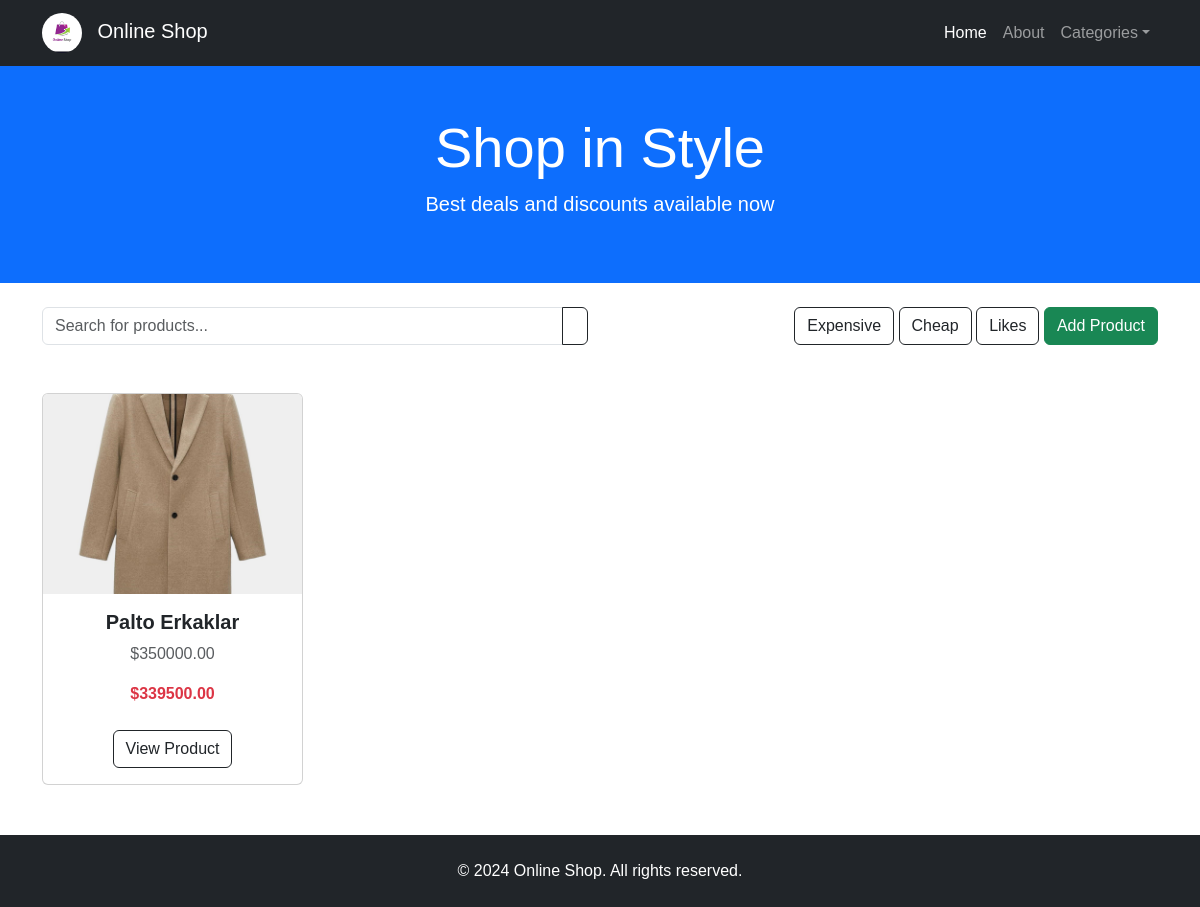
The page /shop/category/3/ on the database its author committed.
### shop/models.py (models this page shows, shortened)
class BaseModel(models.Model):
    created_at = models.DateTimeField(auto_now_add=True)
    updated_at = models.DateTimeField(auto_now=True)
    class Meta:
        abstract = True

class Product(BaseModel):
    class RatingChoice(models.IntegerChoices):
        ONE = 1
        TWO = 2
        THREE = 3
        FOUR = 4
        FIVE = 5
    name = models.CharField(max_length=255, unique=True)
    description = models.TextField(null=True, blank=True)
    price = models.DecimalField(max_digits=14, decimal_places=2)
    image = models.ImageField(upload_to='images/')
    discount = models.PositiveIntegerField(default=0)
    category = models.ForeignKey(Category, on_delete=models.CASCADE, related_name='products')
    rating = models.PositiveIntegerField(choices=RatingChoice.choices, default=RatingChoice.ONE.value)
    quantity = models.PositiveIntegerField(default=1)
    @property
    def discounted_price(self):
        if self.discount > 0:
            self.price = self.price * Decimal(1 - self.discount / 100)
        return Decimal(f'{self.price}').quantize(Decimal('0.00'))

### shop/views.py (the view)
# urls.py: path('category/<int:id>/', products_by_category, name='category_products'),
def products_by_category(request, id):
    category = Category.objects.filter(id = id).first()
    categories = Category.objects.all()
    products = Product.objects.filter(category=category)
    return render(request, 'shop/home.html', {'categories': categories, 'products': products, 'selected_category': category})

### shop/templates/shop/home.html (shortened to what this page needs)
{% load static %}
<!DOCTYPE html>
<html lang="en">
<head>
    <link href="https://cdn.jsdelivr.net/npm/bootstrap@5.3.0/dist/css/bootstrap.min.css" rel="stylesheet">
    <link href="{% static 'css/styles.css' %}" rel="stylesheet">
</head>
<body>
<nav class="navbar navbar-expand-lg navbar-dark bg-dark">
    <div class="container">
        <a class="navbar-brand" href="{% url 'index' %}">
            <img src="{% static 'shop/assets/logo.png' %}" alt="Logo" height="40" class="rounded-circle">
            Online Shop
        </a>
        <div class="collapse navbar-collapse" id="navbarNav">
            <ul class="navbar-nav ms-auto">
                <li class="nav-item"><a class="nav-link active" href="{% url 'index' %}">Home</a></li>
                <li class="nav-item"><a class="nav-link" href="#">About</a></li>
                <li class="nav-item dropdown">
                    <a class="nav-link dropdown-toggle" href="#" data-bs-toggle="dropdown">Categories</a>
                </li>
            </ul>
        </div>
    </div>
</nav>
<header class="bg-primary text-white text-center py-5">
    <div class="container">
        <h1 class="display-4">Shop in Style</h1>
        <p class="lead">Best deals and discounts available now</p>
    </div>
</header>
<div class="container mt-4">
    <div class="row">
        <div class="col-md-6">
            <form class="input-group">
                <input type="text" name="q" class="form-control" placeholder="Search for products...">
                <button class="btn btn-outline-dark" type="submit">
                </button>
            </form>
        </div>
        <div class="col-md-6 text-md-end mt-2 mt-md-0">
            <a class="btn btn-outline-dark" href="#">Expensive</a>
            <a class="btn btn-outline-dark" href="#">Cheap</a>
            <a class="btn btn-outline-dark" href="#">Likes</a>
            <a href="{% url 'product_create' %}" class="btn btn-success">Add Product</a>
        </div>
    </div>
</div>
<section class="container mt-5">
    <div class="row g-4">
        {% for product in products %}
        <div class="col-sm-6 col-md-4 col-lg-3">
            <div class="card h-100">
                <img src="{{ product.image.url }}" class="card-img-top" alt="{{ product.name }}">
                <div class="card-body text-center">
                    <h5 class="fw-bold">{{ product.name }}</h5>
                    <p class="text-muted">${{ product.price }}</p>
                    <p class="fw-bold text-danger">${{ product.discounted_price }}</p>
                    <a href="{% url 'product_detail' product.id %}" class="btn btn-outline-dark mt-2">View Product</a>
                </div>
            </div>
        </div>
        {% empty %}
            <p class="text-center">No products found.</p>
        {% endfor %}
    </div>
</section>
<footer class="bg-dark text-white text-center py-4">
    <p class="mb-0">&copy; 2024 Online Shop. All rights reserved.</p>
</footer>
</body>
</html>

### shop/static/shop/css/styles.css (style rules this page uses)
body { font-family: 'Arial', sans-serif; }
.navbar-brand img { margin-right: 10px; }
.card { transition: transform 0.3s ease-in-out; }
.card img { height: 200px; object-fit: cover; }
footer { margin-top: 50px; }

### rows shown on the page
Product: image (picture), name "Palto Erkaklar", price "350000.00", discounted_price "339500.00"
